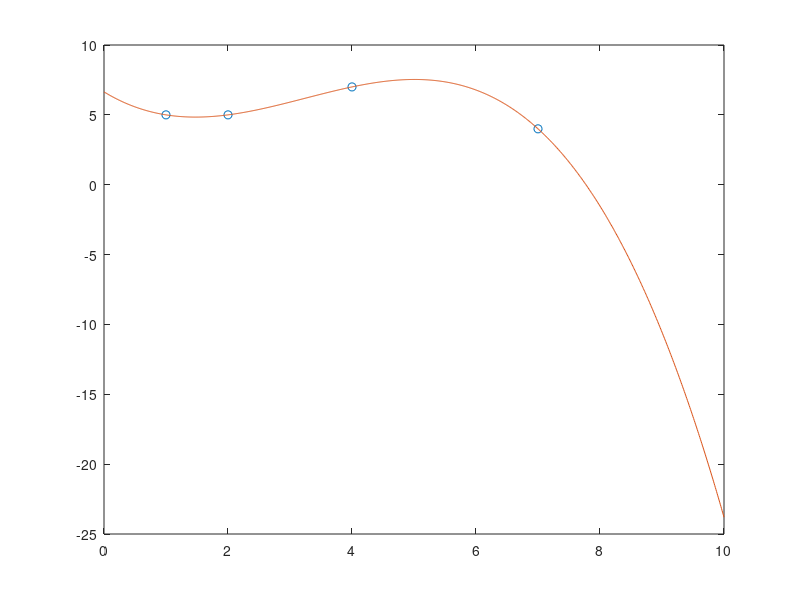

Write MATLAB code to recreate this figure.
x = [ 1 2 4 7 ]'; %location of nearest known values
A = [ ones(4,1), x, x.^2, x.^3 ];

y = [ 5 5 7 4 ]'; %known value of function at x

c = A\y; %cubic coefficients

xn = [0:0.01:10];

yn = c(1) + c(2)*xn + c(3)*xn.^2 + c(4)*xn.^3;

plot(x,y,'o',xn,yn,'-')
